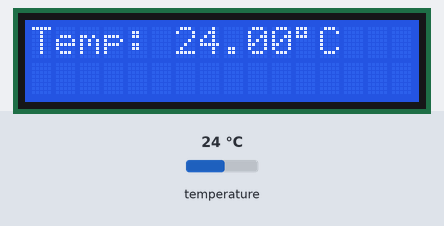
The sketch below on a simulated Arduino Uno, built with avr-gcc and run on an emulated ATmega328P. Shown: 16×2 character LCD. The test bench sets the inputs (shaded band); at power-on: temperature 24 °C. What the sketch prints to the serial monitor is not drawn.

Above: at 3.2 s.
3.3 s: temperature set to 12 °C
At 4.3 s:
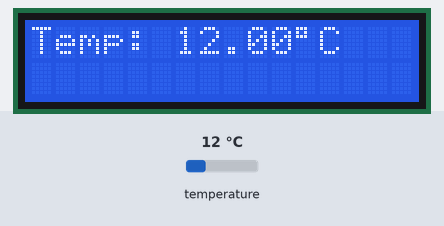
5.0 s: temperature set to 19 °C
At 6.3 s:
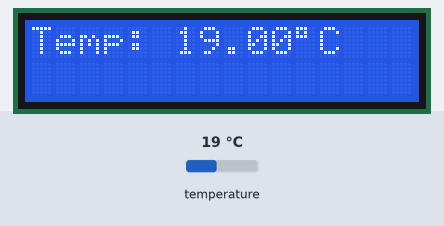
7.4 s: temperature set to 28 °C
At 9.4 s:
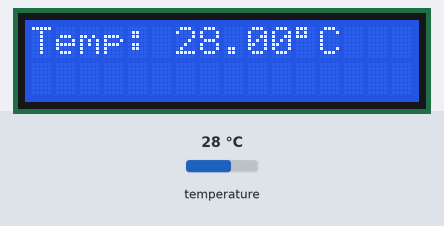
Timing chart, 0 to 10.9 s (numbered marks = the images above; inputs shaded):
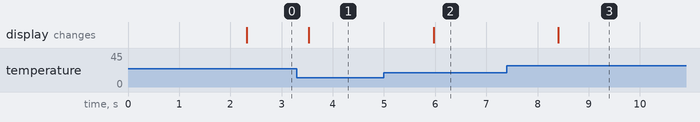

Measured:
- after the input at 3.3 s, the display: changes after 0.23 s (image 1)
- after the input at 5.0 s, the display: changes after 0.97 s (image 2)
- after the input at 7.4 s, the display: changes after 1.0 s (image 3)

The sketch:

DS18B20.ino
```cpp
#include <LiquidCrystal_I2C.h> // Memanggil library LCD
#include <OneWire.h> //Memanggil library OneWire yang diperlukan sebagai dependensi library Dallas Temperature
#include <DallasTemperature.h> // Memanggil library Dallas Temperature
#define ONE_WIRE_BUS 4  // Menempatkan PIN hasil pembacaan sensor DS18B20 pada PIN 2.
   //Disebut One Wire karena kita bisa menempatkan sensor DS18B20 lain pada PIN yang sama
LiquidCrystal_I2C lcd(0x27, 16, 2); // Mengatur alamat LCD dan dimensi LCD, yaitu 20 kolom dan 4 baris

OneWire oneWire(ONE_WIRE_BUS); //Membuat variabel oneWire berdasarkan PIN yang telah didefinisikan
DallasTemperature sensor(&oneWire); //Membuat variabel untuk menyimpan hasil pengukuran
float suhuDS18B20; //deklarasi variable suhu DS18B20 dengan jenis data float

void setup(void)
{
  lcd.init();
  lcd.backlight();
  lcd.setCursor(0, 0);
  lcd.print("Matcha Town");
  lcd.setCursor(0, 1);
  lcd.print("Present");
  Serial.begin(9600); //Menginisiasikan setup kecepatan komunikasi
  sensor.begin();      //Menginisiasikan sensor One-Wire DS18B20
  delay(2000);
}

void loop(void)
{
  //sensor.setResolution(9);  // Sebelum melakukan pengukuran, atur resolusinya
  sensor.setResolution(10);
  //sensor.setResolution(11);
  //sensor.setResolution(12);
  sensor.requestTemperatures();  // Perintah konversi suhu
  suhuDS18B20 = sensor.getTempCByIndex(0);  //Membaca data suhu dari sensor #0 dan mengkonversikannya ke nilai Celsius
  // suhuDS18B20 = (suhuDS18B20*9/5) + 32;
  // suhuDS18B20 = suhuDS18B20 = 273.15;
  //Serial.println(suhuDS18B20, 1);  //Presisi 1 digit
  Serial.println(suhuDS18B20, 2);  //Presisi 2 digit
  //Serial.println(suhuDS18B20, 3);  //Presisi 3 digit
  //Serial.println(suhuDS18B20, 4);  //Presisi 4 digit
  lcd.clear();
  lcd.setCursor(0, 0);
  lcd.print("Temp:");
  lcd.setCursor(6, 0);
  lcd.print(suhuDS18B20, 2);
  lcd.print((char)223);
  lcd.print("C");
  delay(1000);    //delay 1 detik (1000 miliseconds)
}
```
